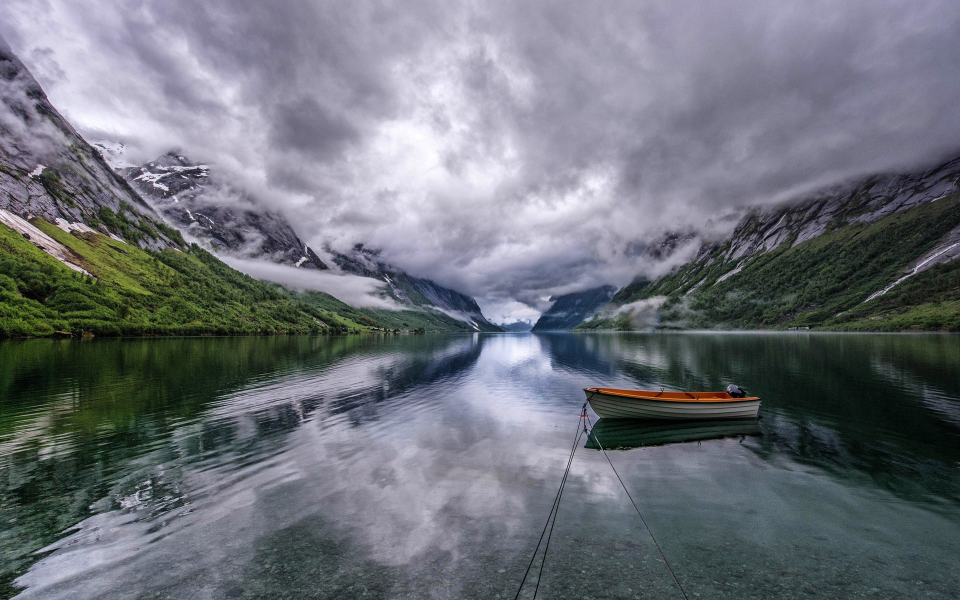
#> input picture 58-李涛-广东/第四次作业/canny/b.jpg, 1920 x 1200 px (shown at 1/2 size)
$ python sobel_laplace_canny.py   (older library calls are emulated)
#> lines starting #> are read from the running program, lines starting #| are printed output that depends on the picture
#!/usr/bin/env python
# encoding=gbk

import cv2
import numpy as np
from matplotlib import pyplot as plt

'''
Sobel算子
Sobel算子函数原型如下：
dst = cv2.Sobel(src, ddepth, dx, dy[, dst[, ksize[, scale[, delta[, borderType]]]]])
前四个是必须的参数：
第一个参数是需要处理的图像；
第二个参数是图像的深度，-1表示采用的是与原图像相同的深度。目标图像的深度必须大于等于原图像的深度；
dx和dy表示的是求导的阶数，0表示这个方向上没有求导，一般为0、1、2。
其后是可选的参数：
dst是目标图像；
ksize是Sobel算子的大小，必须为1、3、5、7。
scale是缩放导数的比例常数，默认情况下没有伸缩系数；
delta是一个可选的增量，将会加到最终的dst中，同样，默认情况下没有额外的值加到dst中；
borderType是判断图像边界的模式。这个参数默认值为cv2.BORDER_DEFAULT。
'''

img = cv2.imread("b.jpg", 1)
#> img is the input picture: shape (1200, 1920, 3); mean B, G, R 120.5, 112.7, 108.8
img_gray = cv2.cvtColor(img, cv2.COLOR_BGR2GRAY)
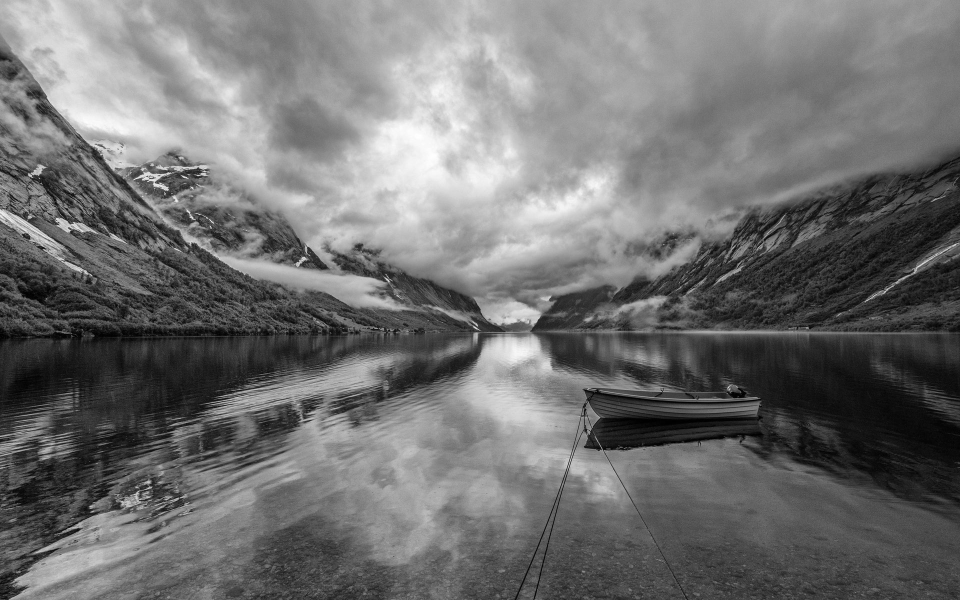
#> img_gray: shape (1200, 1920) (shown at 1/2 size); min 0, max 255, mean 112.4

# 对x求导 cv2.CV_64F表示图像的数据类型为64位浮点数
img_sobel_x = cv2.Sobel(img_gray, cv2.CV_64F, 1, 0, ksize=3)
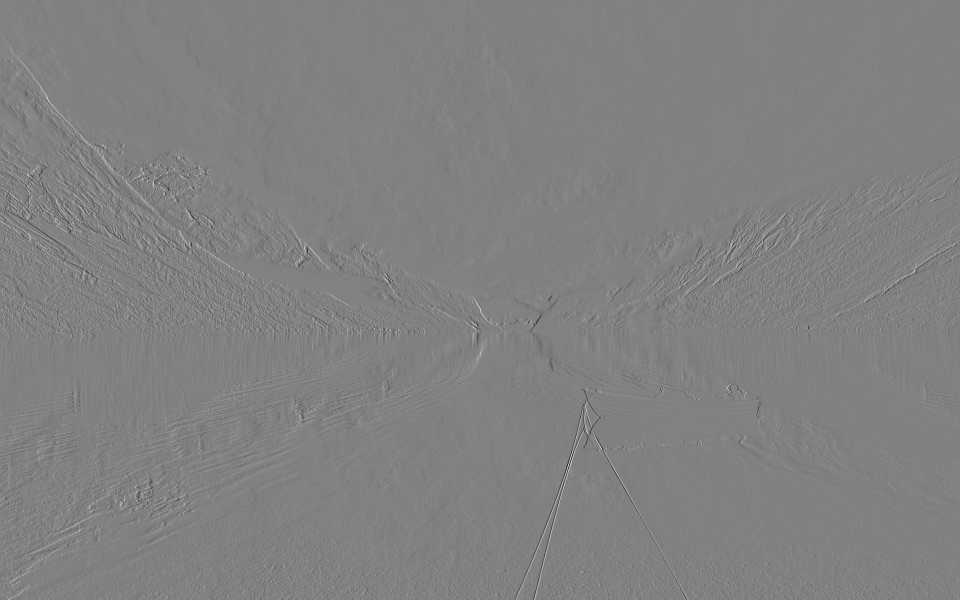
#> img_sobel_x: shape (1200, 1920) float64 (shown at 1/2 size); min -762, max 741, mean -0.1; drawn with min black and max white
# 对y求导
img_sobel_y = cv2.Sobel(img_gray, cv2.CV_64F, 0, 1, ksize=3)

# Laplace 算子 ksize=3表示使用3x3的Sobel算子进行卷积
img_laplace = cv2.Laplacian(img_gray, cv2.CV_64F, ksize=3)

"""
Canny 算子
第二个参数是边缘检测的低阈值，这里设定为100
第三个参数是边缘检测的高阈值，这里设定为150
Canny算法会根据设定的低阈值和高阈值进行边缘的二值化处理，低于低阈值的边缘被认为是噪声，高于高阈值的边缘被认为是真实的边缘，
介于两者之间的边缘根据其与真实边缘的连接情况进行判断
"""
img_canny = cv2.Canny(img_gray, 100, 150)
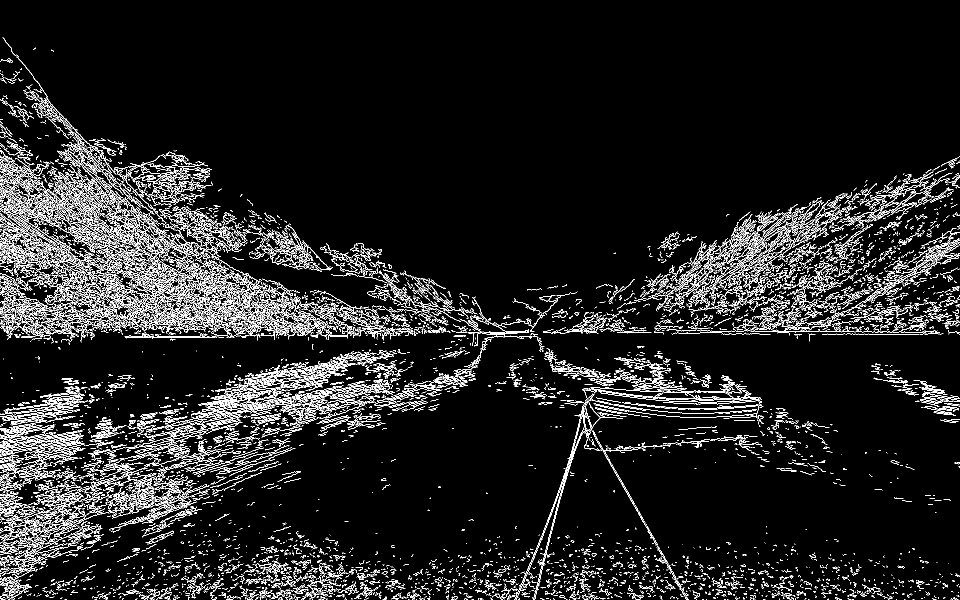
#> img_canny: shape (1200, 1920) (shown at 1/2 size); 7.9% white in thin lines or dots
# plt.subplot(231)表示将整个画布分割成2行3列，当前子图位于第1个位置（从左上角开始数）
plt.subplot(231),plt.imshow(img_gray,"gray"),plt.title("Original")
plt.subplot(232), plt.imshow(img_sobel_x, "gray"), plt.title("Sobel_x")
plt.subplot(233), plt.imshow(img_sobel_y, "gray"), plt.title("Sobel_y")
plt.subplot(234), plt.imshow(img_laplace,  "gray"), plt.title("Laplace")
plt.subplot(235), plt.imshow(img_canny, "gray"), plt.title("Canny")
plt.show()
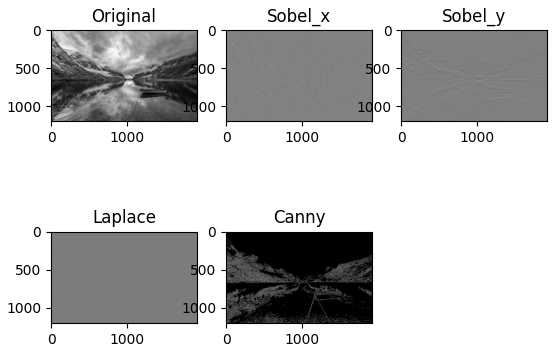
#> figure drawn by matplotlib, 5 panels
